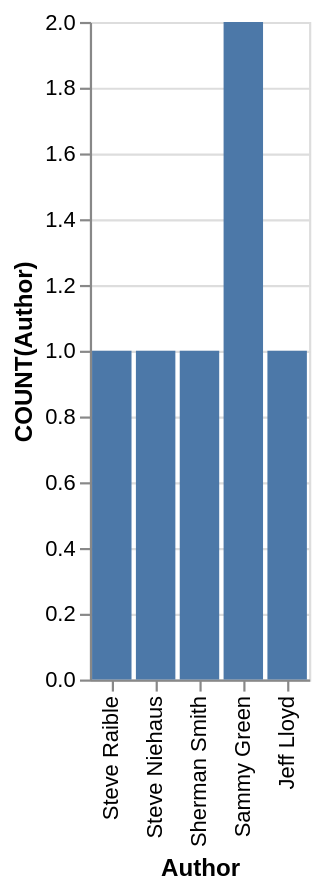

Express this chart as Vega-Lite.
### Vega-Lite specification from a JSON file in a GitHub repository (floating-point values rounded to 4 significant figures)
{"data": {"values": [{"x_data": "Steve Raible", "y_data": 1}, {"x_data": "Steve Niehaus", "y_data": 1}, {"x_data": "Sherman Smith", "y_data": 1}, {"x_data": "Sammy Green", "y_data": 2}, {"x_data": "Jeff Lloyd", "y_data": 1}]}, "mark": "bar", "encoding": {"x": {"field": "x_data", "type": "nominal", "title": "Author", "sort": "descending"}, "y": {"field": "y_data", "type": "quantitative", "title": "COUNT(Author)"}}}
